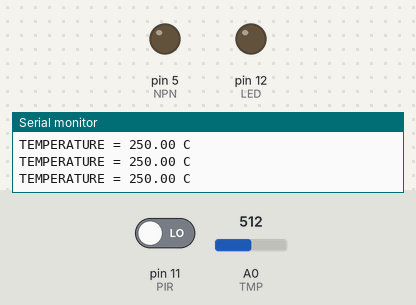
The sketch below on a simulated Arduino Uno, built with avr-gcc and run on an emulated ATmega328P. On the bench: output pins drawn as LEDs (lit = HIGH), the last lines printed to the serial monitor. Inputs (shaded band) come from the test bench; at power-on: pin 11 (PIR) LOW, A0 (TMP) = 512.

Above: at 1.2 s.
1.3 s: pin 11 (PIR) driven HIGH
At 2.2 s:
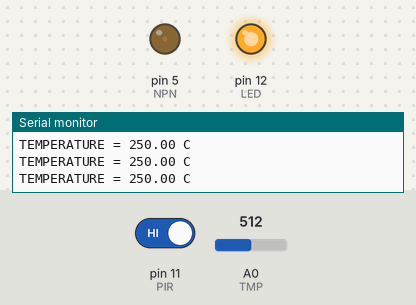
2.8 s: A0 (TMP) set to 213
5.8 s: A0 (TMP) set to 188
8.8 s: pin 11 (PIR) driven LOW
At 9.2 s:
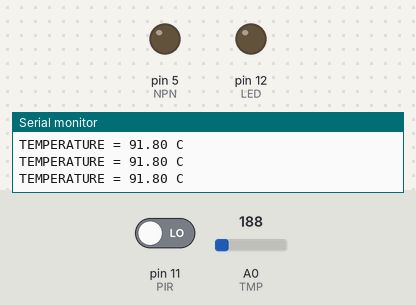
Timing chart, 0 to 11.8 s (numbered marks = the images above; inputs shaded):
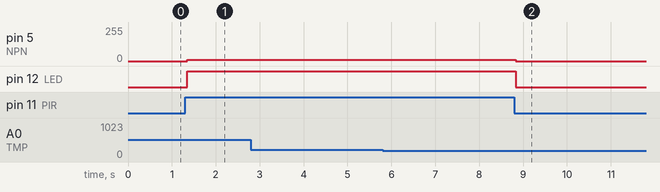

Measured:
- after the input at 1.3 s, pin 5 (NPN): 0/255 → 10/255 at once; pin 12 (LED): LOW → HIGH at once
- after the input at 8.8 s, pin 5 (NPN): 10/255 → 0/255 at once; pin 12 (LED): HIGH → LOW at once

The sketch:

LAB3-3.ino
```cpp
float temp;

void setup()
{
    Serial.begin(9600);
    pinMode(12, OUTPUT); // LED
    pinMode(5, OUTPUT);  // NPN
    pinMode(11, INPUT);  // PIR
    pinMode(A0, INPUT);  // TMP
}

void loop()
{
    int value = digitalRead(11);
    temp = analogRead(A0);
    temp = float(temp * 0.48828125);
    Serial.print("TEMPERATURE = ");
    Serial.print(temp);
    Serial.print(" C\n");
    if (value == HIGH)
    {
        digitalWrite(12, HIGH);
        analogWrite(5, 10);
    }
    else if (value == HIGH || temp > 25)
    {
        analogWrite(5, 150);
    }
    if (value == LOW)
    {
        digitalWrite(12, LOW);
        analogWrite(5, LOW);
    }
}
```
